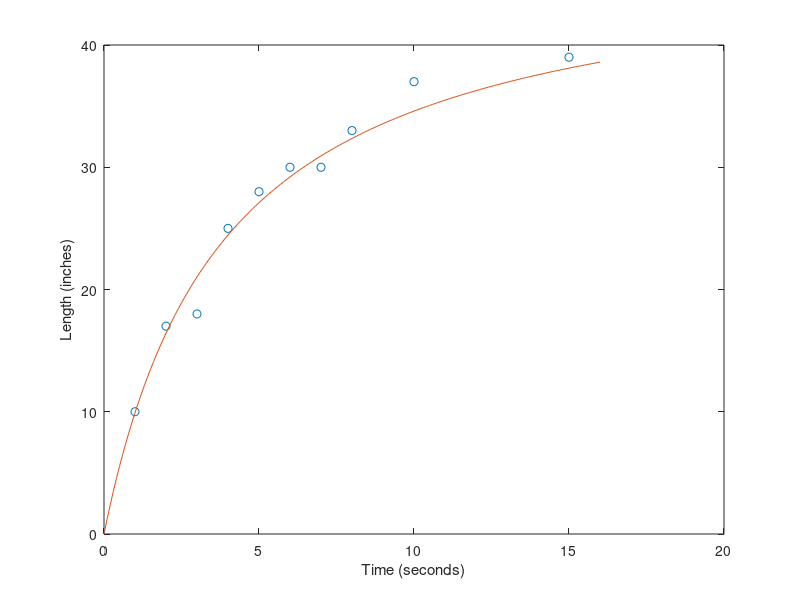

MATLAB code to generate this figure:
%Saturation Function Method
clear
clc
close all
% t = x = Time (sec) | L = y = Length (in)
t = [1, 2, 3, 4, 5, 6, 7, 8, 10, 15];
L = [10, 17, 18, 25, 28, 30, 30, 33, 37, 39];
%Saturation Function Equation y = x/(ax+b) | 1/y = b(1/x)+a
P = polyfit(1./t,1./L,1);
a = 1/(P(2));
b = P(1)/P(2);
xx = 0:.1:16;
yy = a*xx./(b+xx);
fprintf('Equation of Saturation Function: y = %d*x/((%d)+x)',a,b)
disp('Length at 4.5 seconds: ')
Ans = a*4.5/(b+4.5)
disp('Length at 8.9 seconds: ')
Ans = a*8.9/(b+8.9)
%Plotting Graph
figure;
plot(t,L,'o',xx,yy);
xlabel('Time (seconds)')
ylabel('Length (inches)')